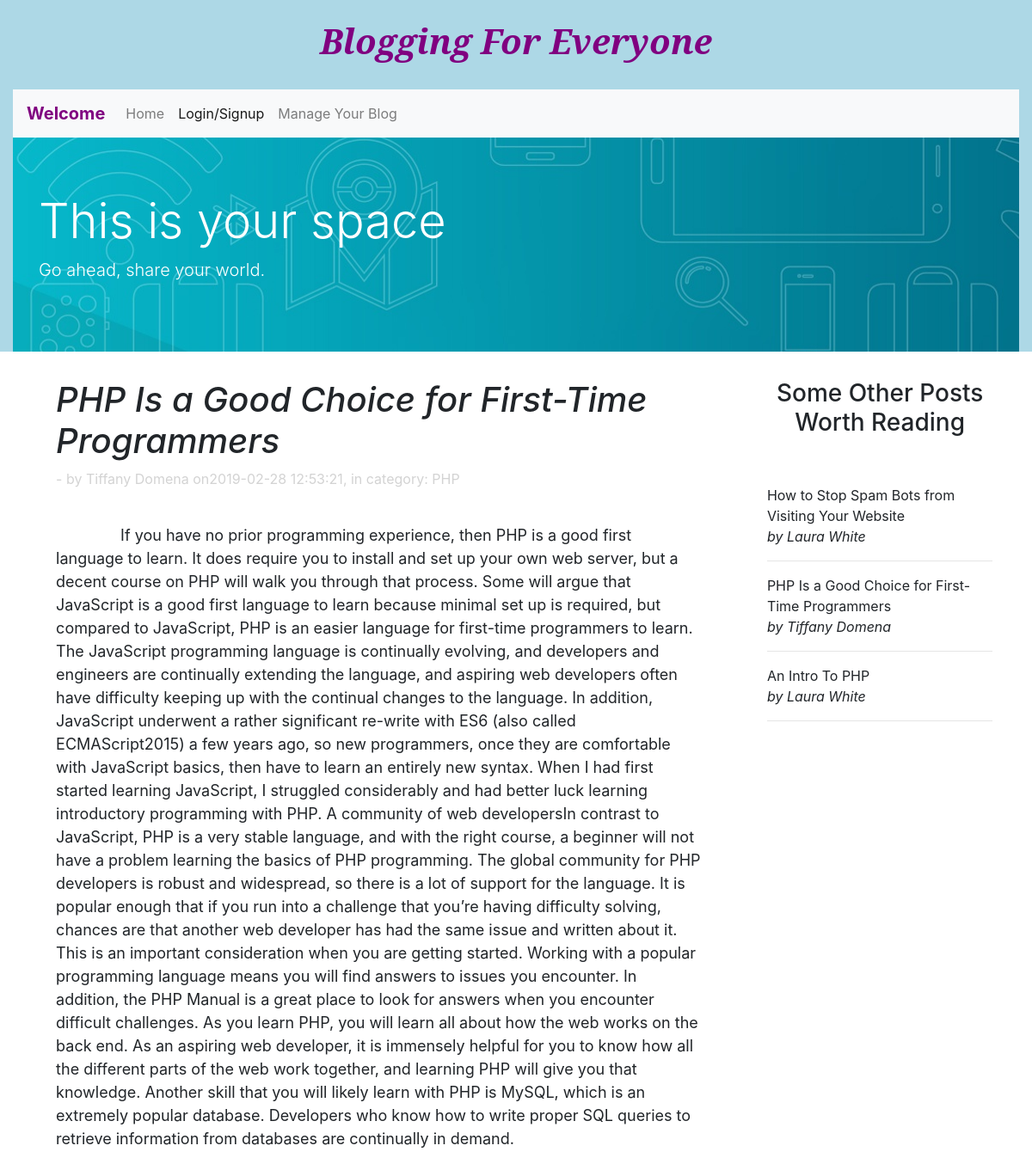
Screenshot of /RaniumTask2/readpost.php?id=2 with the database file from the repository.
### tables this page shows
CREATE TABLE `blog_posts` (
  `email` varchar(50) NOT NULL,
  `id` int(20) NOT NULL,
  `title` varchar(100) NOT NULL,
  `author` varchar(100) NOT NULL,
  `content` varchar(50000) NOT NULL,
  `intro` varchar(200) NOT NULL,
  `date` timestamp NOT NULL DEFAULT CURRENT_TIMESTAMP,
  `category` varchar(50) NOT NULL
);

### RaniumTask2/readpost.php (the view, shortened to what this page needs)
<!DOCTYPE html>
<html>
<head>
  <link rel="stylesheet" href="css/bootstrap.css"  type="text/css"/>
</head>
<body>
  <div class="container-fluid">
    <br/>
    <h1 id="home" style="font-family: 'Noto Serif', serif; font-weight:bold; font-style:italic; "> Blogging For Everyone </h1> <br/>
    <nav class="navbar navbar-expand-lg navbar-light bg-light">
      <a class="navbar-brand" id="home">Welcome</a>
      <div class="collapse navbar-collapse" id="navbarNavAltMarkup">
        <div class="navbar-nav">
          <a class="nav-item nav-link" href="index.php">Home <span class="sr-only">(current)</span></a>
          <a class="nav-item nav-link active" href="#">Login/Signup</a>
          <a class="nav-item nav-link" href="manageblog.php">Manage Your Blog</a>
        </div>
      </div>
    </nav>
    <div class="jumbotron jumbotron-fluid"  style="background-image: url('images/blog-header-1280.jpg');">
      <div class="container"  style="color:white;">
        <h1 class="display-4">This is your space</h1>
        <p class="lead">Go ahead, share your world.</p>
      </div>
    </div>
    <div class="col-8" style="float:left; margin-left:3%; margin-right:4%;" >
      <?php
        $id = $_GET["id"];
        $conn = mysqli_connect("localhost", "root", "", "ranium");
        $q1 = "select * from blog_posts where id = $id";
        $res1 = mysqli_query($conn, $q1);
        while($row = mysqli_fetch_array($res1)) {
          echo "<h1 style='font-style: italic;'>". $row["title"] ."</h1>";
          echo "<p style='color:lightgrey;'> - by ". $row["author"] ." on". $row["date"] .", in category: ". $row["category"] ."</p><br/>";
          echo "<p style='text-indent: 10%; font-size:18px;'>". $row["content"] ."</p>";
        }
      ?>
    </div>
    <div class="col-3" style="float:left;">
      <h3 style="text-align:center;"> Some Other Posts Worth Reading </h3><br/><br/>
      <?php
        $q2 = "select title, author from blog_posts order by rand() limit 5";
        $res2 = mysqli_query($conn, $q2);
        while($row = mysqli_fetch_array($res2)) {
          echo "<p>". $row["title"] ." <br/><span style='font-style: italic;'> by ". $row["author"] ."</span></p><hr/>";
        }
       ?>
    </div>
  </div>
</body>
</html>

### RaniumTask2/readpost.php (style rules this page uses)
.container-fluid { background-color: lightblue; }
#home { text-align:center; color: purple; font-weight: bold; }

### rows the page displays
blog_posts: title "PHP Is a Good Choice for First-Time Programmers", author "Tiffany Domena", date "2019-02-28 12:53:21", category "PHP", content "If you have no prior programming experience, then PHP is a good first language to learn. It does require you to install and set up your own web server, but a decent course on PHP will walk you through that process. Some will argue that JavaScript is a good first language to learn because minimal set up is required, but compared to JavaScript, PHP is an easier language for first-time programmers to learn. The JavaScript programming language is continually evolving, and developers and engineers are continually extending the language, and aspiring web developers often have difficulty keeping up with the continual changes to the language. In addition, JavaScript underwent a rather significant…"
blog_posts: title "How to Stop Spam Bots from Visiting Your Website", author "Laura White"
blog_posts: title "An Intro To PHP", author "Laura White"
